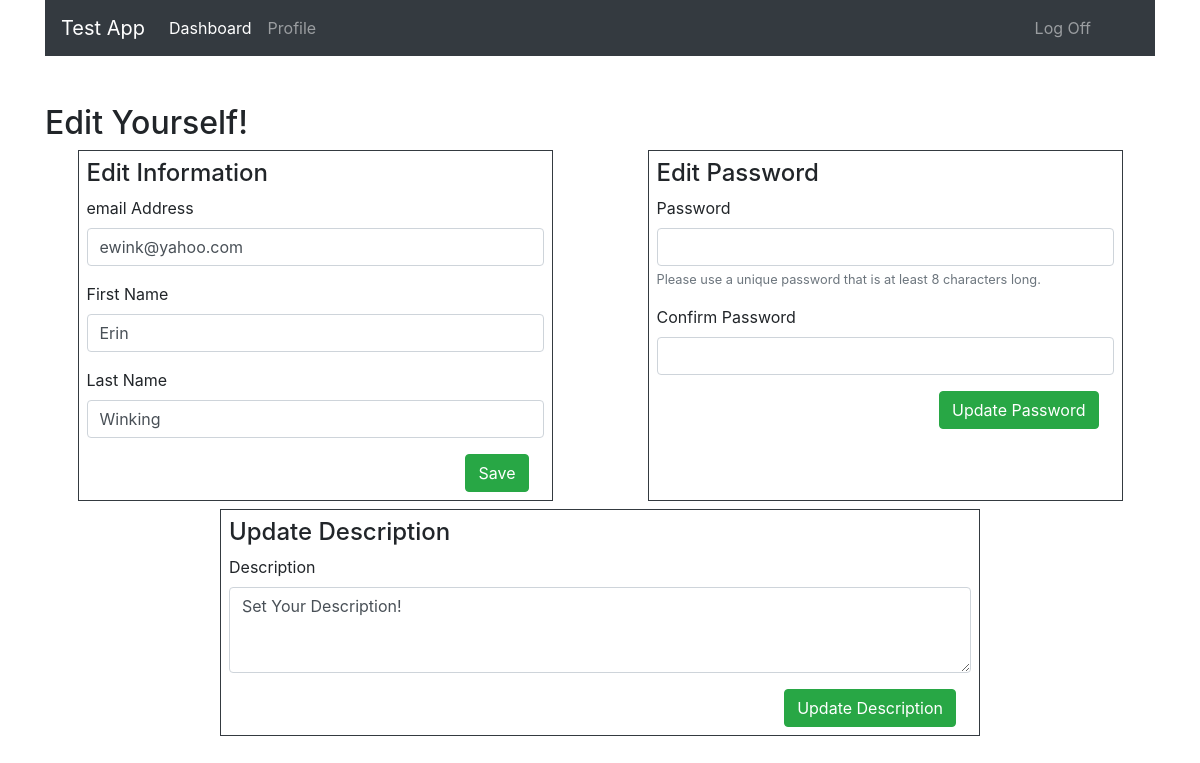
The app's page /users/1/edit, older data.
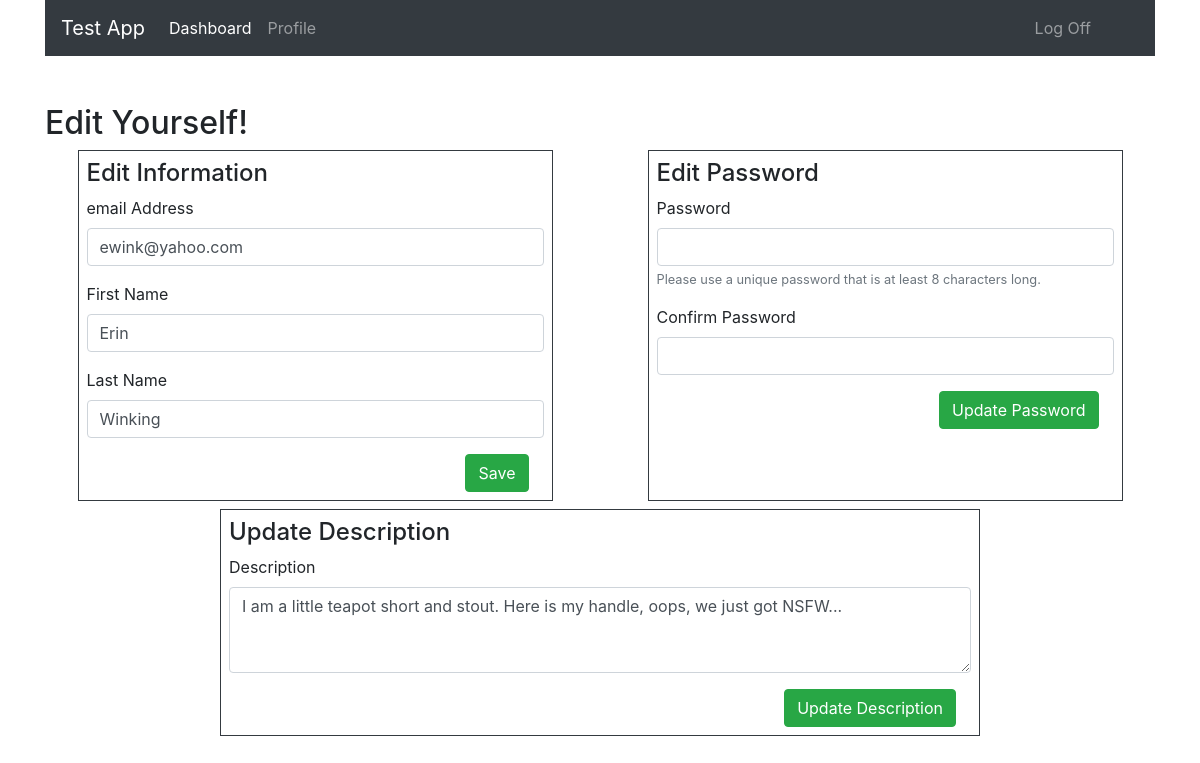
The same page, newer data.
### DashboardApp/models.py (models this page shows)
class User(models.Model):
    email = models.EmailField()
    first_name = models.CharField(max_length = 255)
    last_name = models.CharField(max_length = 255)
    password = models.CharField(max_length = 255)
    description = models.TextField(default = 'Set Your Description!')
    user_level = models.IntegerField(default = 1)
    created_at = models.DateTimeField(auto_now_add = True)
    updated_at = models.DateTimeField(auto_now = True)
    objects = UserManager()

### DashboardApp/views.py (the view)
# urls.py: path('users/<int:userid>/edit', views.show_user_profile, name = 'user_profile'),
def show_user_profile(request, userid):
    context = {
        'user': User.objects.get(id = userid),
        'page_title': 'User Profile!'
    }
    return render(request, 'html/self_profile.html', context)

### DashboardApp/templates/html/self_profile.html (shortened to what this page needs)
{% extends 'html/base.html' %}
{% block content %}
<nav class="navbar navbar-expand-lg navbar-dark bg-dark">
    <a class="navbar-brand" href="{% url 'home' %}">Test App</a>
    <div class="collapse navbar-collapse" id="navbarText">
        <ul class="navbar-nav mr-auto">
            <li class="nav-item active">
                <a class="nav-link" href="{% url 'dashboard' %}">Dashboard</a>
            </li>
            <li class="nav-item">
                <a class="nav-link" href="{% url 'user_profile' current_user.id %}">Profile<span class="sr-only">(current)</span></a>
            </li>
        </ul>
    <a href="{% url 'logoff' %}" class="navbar-text mr-5">Log Off</a>
</nav>
<div class="row justify-content-between align-items-center mt-5">
    <div class="col">
        <h2>Edit Yourself!</h2>
    </div>
</div>
<div class="row justify-content-around">
    <div class="col-5 border border-dark p-2">
        <h4>Edit Information</h2>
        <form action="{% url 'self_edit_profile' user.id %}" method="POST">
            <div class="form-group">
                <label for="email">email Address</label>
                <input type="email" name="email" id="email" class="form-control" value="{{ user.email }}">
            </div>
            <div class="form-group">
                <label for="first-name">First Name</label>
                <input type="text" name="first-name" id="first-name" class="form-control" value="{{ user.first_name }}">
            </div>
            <div class="form-group">
                <label for="last-name">Last Name</label>
                <input type="text" name="last-name" id="last-name" class="form-control" value="{{ user.last_name }}">
            </div>
            <div class="col text-right">
                <button type="submit" class="btn btn-success">Save</button>
            </div>
        </form>
    </div>
    <div class="col-5 border border-dark p-2">
        <h4>Edit Password</h2>
        <form action="{% url 'process_edit_user_password' user.id %}" method="POST">
            <div class="form-group">
                <label for="password">Password</label>
                <input type="password" name="password" id="password" aria-describedby="password-help" class="form-control">
                <small id="password-help" class="form-text text-muted">Please use a unique password that is at least 8 characters long.</small>
            </div>
            <div class="form-group">
                <label for="confirm-pw">Confirm Password</label>
                <input type="password" name="confirm-pw" id="confirm-pw" class="form-control">
            </div>
            <div class="col text-right">
                <button type="submit" class="btn btn-success">Update Password</button>
            </div>
        </form>
    </div>
</div>
<div class="row mt-2 justify-content-center">
    <div class="col-8 border border-dark p-2">
        <h4>Update Description</h4>
        <form action="{% url 'self_edit_description' user.id %}" method="POST">
            <div class="form-group">
                <label for="description">Description</label>
                <textarea class="form-control" id="description" name="description" rows="3">{{ user.description }}</textarea>
            </div>
            <div class="col text-right">
                <button type="submit" class="btn btn-success">Update Description</button>
            </div>
        </form>
    </div>
</div>
{% endblock content %}

Row changes from the older to the newer data that the page shows:
changed User "ewink@yahoo.com": description "Set Your Description!" → "I am a little teapot short and stout. Here is my handle, oops, we just got NSFW..."
